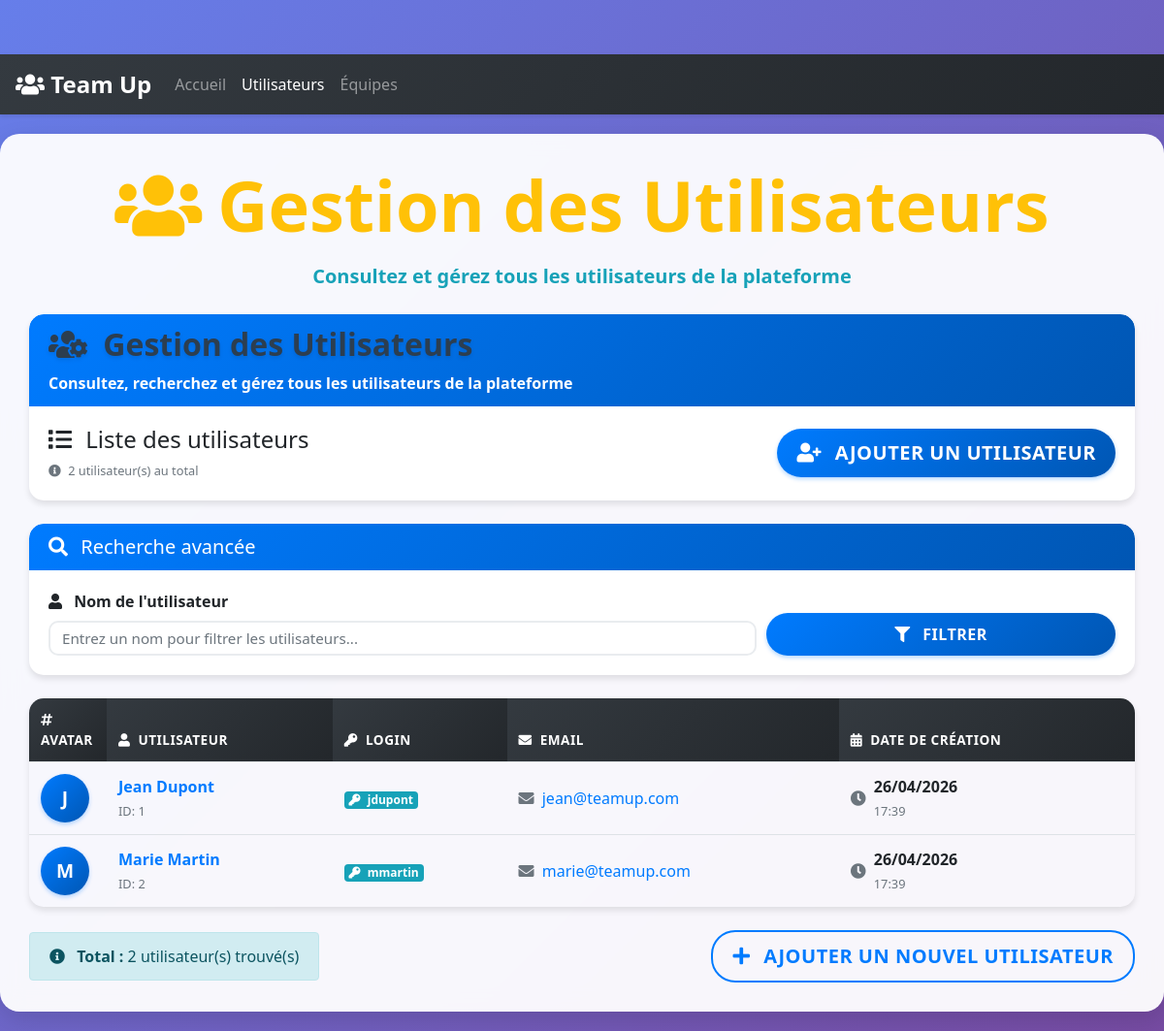
Page /application/utilisateurs.php on the committed database.
### tables this page shows
CREATE TABLE IF NOT EXISTS utilisateur (
  id_utilisateur INT NOT NULL AUTO_INCREMENT,
  utilisateur_nom VARCHAR(100) NOT NULL,
  utilisateur_login VARCHAR(100) NOT NULL,
  utilisateur_pwd VARCHAR(100) NOT NULL,
  utilisateur_email VARCHAR(100) NOT NULL,
  utilisateur_creation DATETIME NULL,
  PRIMARY KEY (id_utilisateur)
);

### application/dal/userdao.php (called while the page is built, shortened)
<?php
require_once dirname(__DIR__) . '/models/userentity.php';
class UserDAO {
    public function getuserlist($filtrenom = null) {
        $conn = get_db_connection();
        $sql = "SELECT id_utilisateur, utilisateur_nom, utilisateur_login, utilisateur_pwd, utilisateur_email, utilisateur_creation FROM utilisateur";
        $sql .= " ORDER BY utilisateur_nom ASC";
        $stmt = $conn->prepare($sql);
        $stmt->execute();
        $result = $stmt->get_result();
        $users = array();
        if ($result && $result->num_rows > 0) {
            while ($row = $result->fetch_assoc()) {
                $user = new UserEntity(
                    $row['id_utilisateur'],
                    $row['utilisateur_nom'],
                    $row['utilisateur_login'],
                    $row['utilisateur_pwd'],
                    $row['utilisateur_email'],
                    $row['utilisateur_creation']
                );
                $users[] = $user;
            }
        }
        return $users;
    }
}
?>

### application/service/userservice.php (called while the page is built, shortened)
<?php
require_once dirname(__DIR__) . '/dal/userdao.php';
require_once dirname(__DIR__) . '/models/userentity.php';
class UserService {
    private $userDAO;
    public function __construct() {
        $this->userDAO = new UserDAO();
    }
    public function getuserlist($filtrenom = null) {
        return $this->userDAO->getuserlist($filtrenom);
    }
}
?>

### application/models/userentity.php (called while the page is built, shortened)
<?php
class UserEntity {
    public function __construct($id_utilisateur = null, $utilisateur_nom = null, $utilisateur_login = null, $utilisateur_pwd = null, $utilisateur_email = null, $utilisateur_creation = null) {
        $this->id_utilisateur = $id_utilisateur;
        $this->utilisateur_nom = $utilisateur_nom;
        $this->utilisateur_login = $utilisateur_login;
        $this->utilisateur_email = $utilisateur_email;
        $this->utilisateur_creation = $utilisateur_creation;
    }
}
?>

### application/utilisateurs.php (the view, shortened to what this page needs)
<?php
require_once 'service/userservice.php';
$userService = new UserService();
$filtrenom = null;
$users = array();
if ($_SERVER['REQUEST_METHOD'] === 'POST' && isset($_POST['filtrenom'])) {
    $filtrenom = trim($_POST['filtrenom']);
    $users = $userService->getuserlist($filtrenom);
} else {
    $users = $userService->getuserlist();
}
?>
<!DOCTYPE html>
<html lang="fr">
<head>
    <link rel="stylesheet" href="https://stackpath.bootstrapcdn.com/bootstrap/4.5.2/css/bootstrap.min.css">
    <link rel="stylesheet" href="https://cdnjs.cloudflare.com/ajax/libs/font-awesome/5.15.1/css/all.min.css">
</head>
<body>
    <nav class="navbar navbar-expand-lg navbar-dark bg-primary">
        <a class="navbar-brand" href="#"><i class="fas fa-users"></i> Team Up</a>
        <div class="collapse navbar-collapse" id="navbarNav">
            <ul class="navbar-nav mr-auto">
                <li class="nav-item">
                    <a class="nav-link" href="index.php">Accueil</a>
                </li>
                <li class="nav-item active">
                    <a class="nav-link" href="utilisateurs.php">Utilisateurs</a>
                </li>
                <li class="nav-item">
                    <a class="nav-link" href="equipes.php">Équipes</a>
                </li>
            </ul>
        </div>
    </nav>
    <div class="main-container fade-in">
        <div class="text-center mb-4">
            <h1 class="display-3 text-warning mb-3 font-weight-bold">
                <i class="fas fa-users mr-3"></i>Gestion des Utilisateurs
            </h1>
            <p class="lead text-info mb-0 font-weight-bold">
                Consultez et gérez tous les utilisateurs de la plateforme
            </p>
        </div>
        <div class="card mb-4">
            <div class="card-header">
                <h2 class="mb-0">
                    <i class="fas fa-users-cog mr-2"></i>
                    Gestion des Utilisateurs
                </h2>
                <p class="mb-0 mt-2 opacity-75">Consultez, recherchez et gérez tous les utilisateurs de la plateforme</p>
            </div>
            <div class="card-body">
                <div class="d-flex justify-content-between align-items-center">
                    <div>
                        <h4 class="mb-1">
                            <i class="fas fa-list mr-2"></i>
                            Liste des utilisateurs
                        </h4>
                        <small class="text-muted">
                            <i class="fas fa-info-circle mr-1"></i>
                            <?php echo count($users); ?> utilisateur(s) au total
                        </small>
                    </div>
                    <a href="adduser.php" class="btn btn-primary btn-lg">
                        <i class="fas fa-user-plus mr-2"></i>
                        Ajouter un utilisateur
                    </a>
                </div>
            </div>
        </div>
        <div class="card mb-4 fade-in">
            <div class="card-header">
                <h5 class="mb-0">
                    <i class="fas fa-search mr-2"></i>
                    Recherche avancée
                </h5>
            </div>
            <div class="card-body">
                <form method="POST" action="">
                    <div class="form-row align-items-end">
                        <div class="col-md-8">
                            <label for="filtrenom" class="form-label font-weight-bold">
                                <i class="fas fa-user mr-2"></i>
                                Nom de l'utilisateur
                            </label>
                            <input type="text" class="form-control" id="filtrenom" name="filtrenom"
                                   placeholder="Entrez un nom pour filtrer les utilisateurs..."
                                   value="<?php echo htmlspecialchars($filtrenom ?? ''); ?>">
                        </div>
                        <div class="col-md-4">
                            <button type="submit" class="btn btn-primary btn-block">
                                <i class="fas fa-filter mr-2"></i>
                                Filtrer
                            </button>
                        </div>
                    </div>
                </form>
            </div>
        </div>
            <div class="table-responsive fade-in">
                <table class="table table-hover">
                    <thead>
                        <tr>
                            <th scope="col" style="width: 80px;">
                                <i class="fas fa-hashtag mr-2"></i>Avatar
                            </th>
                            <th scope="col">
                                <i class="fas fa-user mr-2"></i>Utilisateur
                            </th>
                            <th scope="col">
                                <i class="fas fa-key mr-2"></i>Login
                            </th>
                            <th scope="col">
                                <i class="fas fa-envelope mr-2"></i>Email
                            </th>
                            <th scope="col">
                                <i class="fas fa-calendar-alt mr-2"></i>Date de création
                            </th>
                        </tr>
                    </thead>
                    <tbody>
                        <?php if (!empty($users)): ?>
                            <?php foreach ($users as $index => $user): ?>
                                <tr>
                                    <td>
                                        <div class="user-avatar">
                                            <?php echo strtoupper(substr($user->utilisateur_nom, 0, 1)); ?>
                                        </div>
                                    </td>
                                    <td class="align-middle">
                                        <div class="d-flex align-items-center">
                                            <div>
                                                <strong class="text-primary"><?php echo htmlspecialchars($user->utilisateur_nom); ?></strong>
                                                <br>
                                                <small class="text-muted">ID: <?php echo $user->id_utilisateur; ?></small>
                                            </div>
                                        </div>
                                    </td>
                                    <td class="align-middle">
                                        <span class="badge badge-info">
                                            <i class="fas fa-key mr-1"></i>
                                            <?php echo htmlspecialchars($user->utilisateur_login); ?>
                                        </span>
                                    </td>
                                    <td class="align-middle">
                                        <a href="mailto:<?php echo htmlspecialchars($user->utilisateur_email); ?>" class="text-decoration-none">
                                            <i class="fas fa-envelope mr-1 text-muted"></i>
                                            <?php echo htmlspecialchars($user->utilisateur_email); ?>
                                        </a>
                                    </td>
                                    <td class="align-middle">
                                        <div class="d-flex align-items-center">
                                            <i class="fas fa-clock text-muted mr-2"></i>
                                            <div>
                                                <strong><?php
                                                $date = new DateTime($user->utilisateur_creation);
                                                echo $date->format('d/m/Y');
                                                ?></strong>
                                                <br>
                                                <small class="text-muted"><?php echo $date->format('H:i'); ?></small>
                                            </div>
                                        </div>
                                    </td>
                                </tr>
                            <?php endforeach; ?>
                        <?php endif; ?>
                    </tbody>
                </table>
            </div>
            <div class="d-flex justify-content-between align-items-center mt-4">
                <div class="alert alert-info mb-0">
                    <i class="fas fa-info-circle mr-2"></i>
                    <strong>Total :</strong> <?php echo count($users); ?> utilisateur(s) trouvé(s)
                </div>
                <a href="adduser.php" class="btn btn-outline-primary btn-lg">
                    <i class="fas fa-plus mr-2"></i>
                    Ajouter un nouvel utilisateur
                </a>
            </div>
        </div>
</body>
</html>

### application/utilisateurs.php (style rules this page uses)
body { padding-top: 56px; background: linear-gradient(135deg, #667eea 0%, #764ba2 100%); min-height: 100vh; font-family: 'Segoe UI', Tahoma, Geneva, Verdana, sans-serif; }
.main-container { background: rgba(255, 255, 255, 0.95); backdrop-filter: blur(10px); border-radius: 20px; box-shadow: 0 8px 24px rgba(0,0,0,0.12); margin: 20px auto; max-width: 1200px; animation: fadeInUp 0.6s ease-out; padding: 30px; }
.card { border: none; border-radius: 15px; box-shadow: 0 4px 6px rgba(0, 0, 0, 0.1); transition: all 0.3s ease; overflow: hidden; }
.card-header { background: linear-gradient(135deg, #007bff 0%, #0056b3 100%); color: white; border: none; font-weight: 600; border-radius: 15px 15px 0 0 !important; }
.table-responsive { margin-top: 20px; border-radius: 15px; overflow: hidden; box-shadow: 0 4px 6px rgba(0, 0, 0, 0.1); }
.table { margin-bottom: 0; }
.table thead th { background: linear-gradient(135deg, #343a40 0%, #23272b 100%); color: white; border: none; font-weight: 600; text-transform: uppercase; font-size: 0.85rem; letter-spacing: 0.5px; }
.table tbody tr { transition: all 0.3s ease; }
.user-avatar { width: 50px; height: 50px; border-radius: 50%; background: linear-gradient(135deg, #007bff 0%, #0056b3 100%); color: white; display: flex; align-items: center; justify-content: center; font-weight: bold; font-size: 1.2rem; box-shadow: 0 2px 4px rgba(0, 123, 255, 0.3); transition: all 0.3s ease; }
.btn { border-radius: 25px; padding: 10px 20px; font-weight: 600; transition: all 0.3s ease; border: none; text-transform: uppercase; letter-spacing: 0.5px; }
.btn-primary { background: linear-gradient(135deg, #007bff 0%, #0056b3 100%); box-shadow: 0 2px 4px rgba(0, 123, 255, 0.3); }
.btn-outline-primary { border: 2px solid #007bff; color: #007bff; background: transparent; }
.form-control { border-radius: 10px; border: 2px solid #e9ecef; transition: all 0.3s ease; font-size: 0.95rem; }
.navbar { background: linear-gradient(135deg, #343a40 0%, #23272b 100%) !important; box-shadow: 0 2px 4px rgba(0, 0, 0, 0.1); }
.navbar-brand { font-weight: 700; font-size: 1.5rem; }
.nav-link { font-weight: 500; transition: all 0.3s ease; }
h2 { color: #2c3e50; font-weight: 700; text-shadow: 0 2px 4px rgba(0, 0, 0, 0.1); }
.fade-in { animation: fadeIn 0.5s ease-out; }

### rows in the picture
utilisateur: utilisateur_nom "J", utilisateur_nom "Jean Dupont", id_utilisateur "1", utilisateur_login "jdupont", utilisateur_email "jean@teamup.com", utilisateur_creation "26/04/2026", utilisateur_creation "17:39"
utilisateur: utilisateur_nom "M", utilisateur_nom "Marie Martin", id_utilisateur "2", utilisateur_login "mmartin", utilisateur_email "marie@teamup.com", utilisateur_creation "26/04/2026", utilisateur_creation "17:39"

### other values in the picture
count($users) "2"
